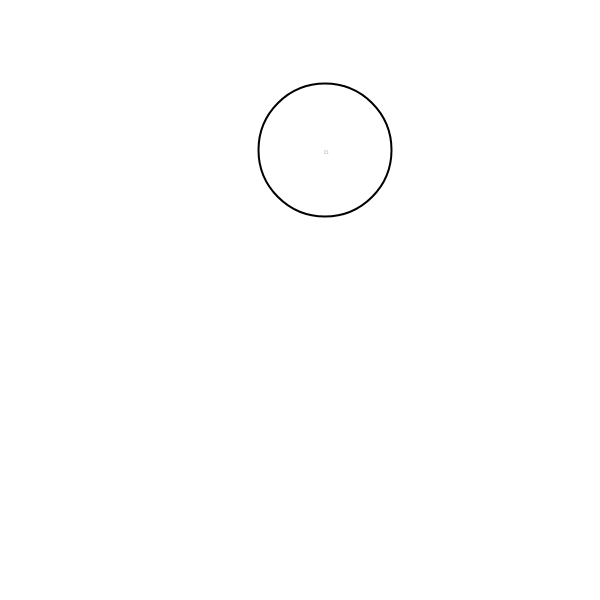
Frame 1 (no input)
Frame 60 (no input): identical to frame 1, image omitted
Frame 120 (the mouse pressed at the canvas centre since frame 60): identical to frame 1, image omitted

The p5.js sketch that drew this single still picture (run headless with seeded random() and noise() and a simulated clock; from frame 60 on, the mouse is pressed at the canvas centre):

// p5.js sketch
// ── sketch.js
let a = 0,
	b = 0,
	c = 0;
let timeStarted = 0;
let spd = 0.1;

function setup() {
	createCanvas(600, 600);
	noFill();
}

function draw() {
	background(255);

	let timeLapsed = millis() - timeStarted;
	strokeWeight(2 - a / 5);

	if (timeLapsed >= 3000) {
		a += spd;
		translate(-a * 325, -a * 120);
		scale(1 + a);
	}

	if (timeLapsed >= 4000) {
		a = 5.9;
	}

	if (timeLapsed >= 5000) {
		b += spd;
		translate(-b * 325, -b * 154);
		scale(b + 1);
	}

	if (timeLapsed >= 6000) {
		b = 6;
	}

	if (timeLapsed >= 7000) {
		c += spd;
		translate(-c * 327, -c * 152);
		scale(c + 1);
		strokeWeight(0.1 + (c / 4));
	}

	if (timeLapsed >= 8000) {
		c = 6;
	}

	ellipse(325, 150, 133);

	translate(300, 130);
	scale(1 / 12);

	rect(300, 250, 33, 33);

	translate(307.08, 254.05);
	scale(1 / 24);

	ellipse(325, 150, 109);

	if (timeLapsed >= 9000) {
		a = 0;
		b = 0;
		c = 0;
		timeStarted = millis();
	}
}
